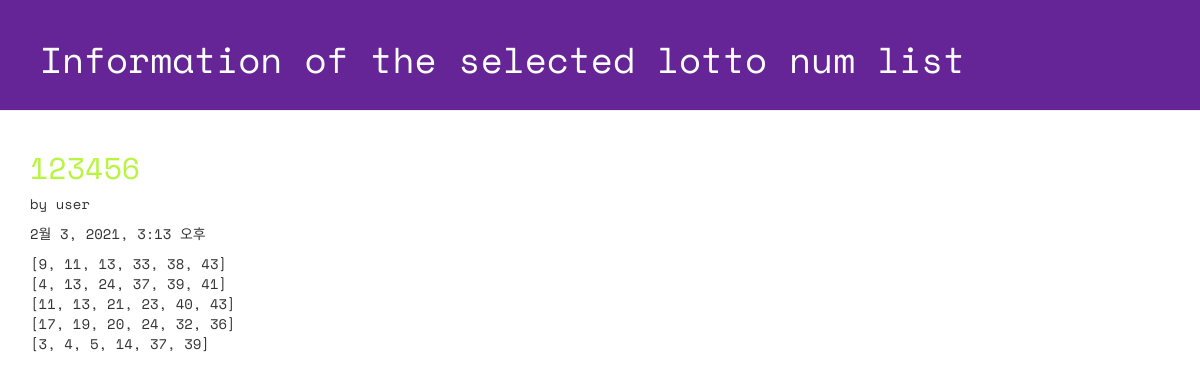
Page /lotto/2/detail/ on the committed database.
### lotto/models.py (models this page shows, shortened)
class GuessNumbers(models.Model):
    name = models.CharField(max_length=24)
    text = models.CharField(max_length=255)
    lottos = models.CharField(max_length=255, default='[1, 2, 3, 4, 5, 6]')
    num_lotto = models.IntegerField(default=5)
    update_date = models.DateTimeField()

### lotto/views.py (the view)
# urls.py: path('lotto/<int:lottokey>/detail/', views.detail, name='detail'),
def detail(request, lottokey) : #lottokey는 반드시 일치하지 않아도 됨
    lotto = GuessNumbers.objects.get(pk=lottokey)
    return render(request, 'lotto/detail.html', {'lotto':lotto})

### lotto/templates/lotto/detail.html (shortened to what this page needs)
<!DOCTYPE html>
{% load staticfiles %}
<html lang="ko">
<head>
 <link rel="stylesheet" href="//maxcdn.bootstrapcdn.com/bootstrap/3.2.0/css/bootstrap.min.css">
 <link rel="stylesheet" href="//maxcdn.bootstrapcdn.com/bootstrap/3.2.0/css/bootstrap-theme.min.css">
 <link rel="stylesheet" href="{% static 'css/lotto.css'%}">
</head>
<body>
 <div class="page-header">
 <h1>Information of the selected lotto num list</h1>
 </div>
 <div class="container lotto">
   <h2>{{ lotto.text }}</h2>
   <p> by {{ lotto.name }}</p>
   <p> {{ lotto.update_date }}</p>
   <p> {{ lotto.lottos | linebreaksbr }}</p>
 </div>
</body>
</html>

### lotto/static/css/lotto.css (style rules this page uses)
.page-header { background-color: #652596; margin-top: 0; padding: 20px 20px 20px 40px; font-family: 'Space Mono', monospace; }
.page-header h1 { color: #FFFFFF; }
.container { font-family: 'Space Mono', monospace; }
.container h2 { color: #b9f442; }

### rows in the picture
GuessNumbers: text "123456", name "user", update_date "2월 3, 2021, 3:13 오후", lottos "[9, 11, 13, 33, 38, 43] [4, 13, 24, 37, 39, 41] [11, 13, 21, 23, 40, 43] [17, 19, 20, 24, 32, 36] [3, 4, 5, 14, 37, 39]"
